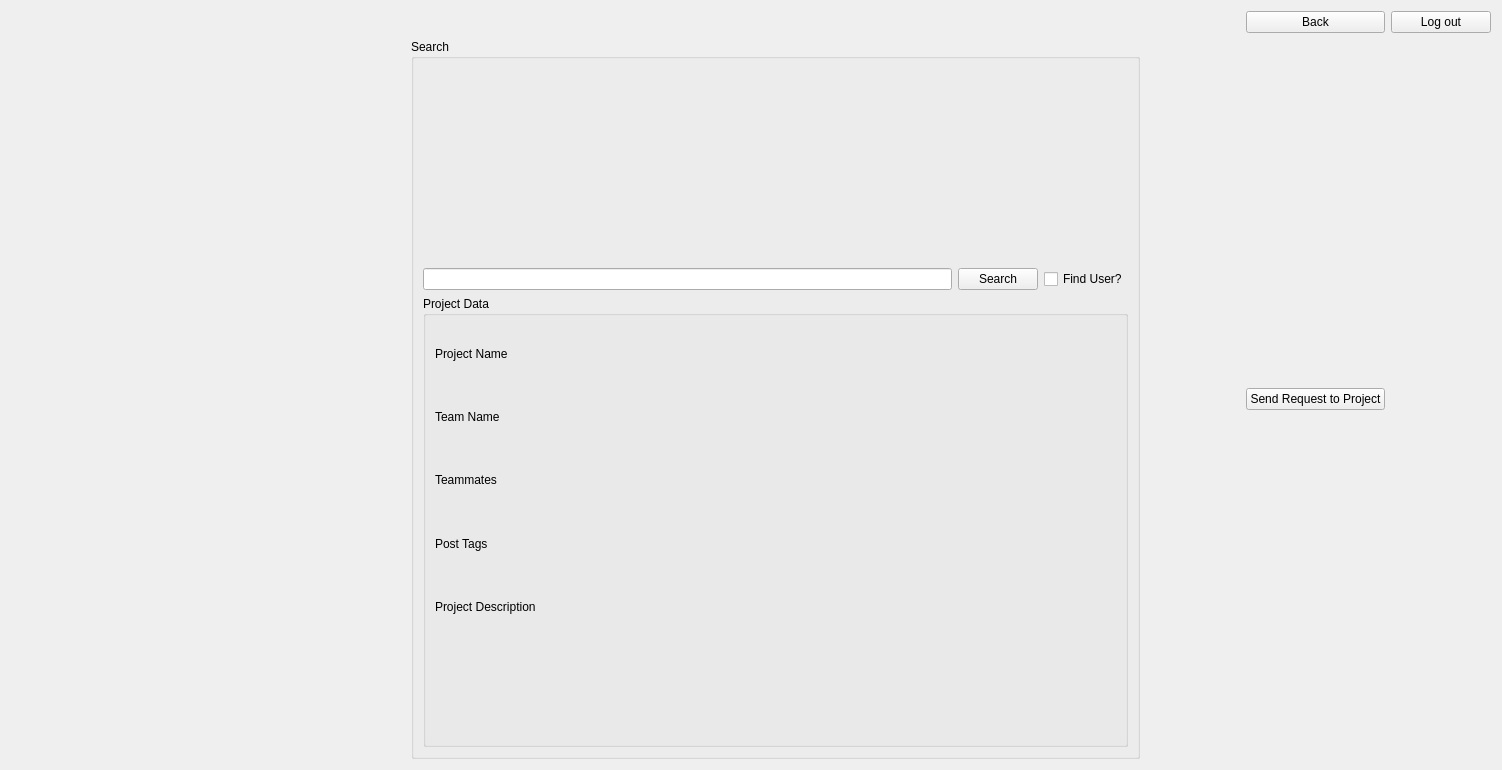
<?xml version="1.0" encoding="UTF-8"?>
<ui version="4.0">
 <class>ProjectPage</class>
 <widget class="QWidget" name="ProjectPage">
  <property name="geometry">
   <rect>
    <x>0</x>
    <y>0</y>
    <width>1502</width>
    <height>770</height>
   </rect>
  </property>
  <property name="windowTitle">
   <string>Form</string>
  </property>
  <layout class="QGridLayout" name="gridLayout_2">
   <item row="1" column="1" rowspan="3">
    <widget class="QGroupBox" name="groupBox">
     <property name="title">
      <string>Search</string>
     </property>
     <layout class="QGridLayout" name="gridLayout">
      <item row="0" column="0">
       <spacer name="verticalSpacer">
        <property name="orientation">
         <enum>Qt::Vertical</enum>
        </property>
        <property name="sizeType">
         <enum>QSizePolicy::Fixed</enum>
        </property>
        <property name="sizeHint" stdset="0">
         <size>
          <width>20</width>
          <height>200</height>
         </size>
        </property>
       </spacer>
      </item>
      <item row="2" column="0">
       <widget class="QLineEdit" name="le_search"/>
      </item>
      <item row="2" column="1">
       <widget class="QPushButton" name="pushSearchButton">
        <property name="text">
         <string>Search</string>
        </property>
       </widget>
      </item>
      <item row="5" column="0" colspan="3">
       <widget class="QGroupBox" name="groupBox_2">
        <property name="title">
         <string>Project Data</string>
        </property>
        <layout class="QVBoxLayout" name="verticalLayout">
         <item>
          <widget class="QLabel" name="l_project_name">
           <property name="text">
            <string>Project Name</string>
           </property>
          </widget>
         </item>
         <item>
          <widget class="QLabel" name="l_team_name">
           <property name="text">
            <string>Team Name</string>
           </property>
          </widget>
         </item>
         <item>
          <widget class="QLabel" name="l_teammates">
           <property name="text">
            <string>Teammates</string>
           </property>
          </widget>
         </item>
         <item>
          <widget class="QLabel" name="l_post_tags">
           <property name="text">
            <string>Post Tags</string>
           </property>
          </widget>
         </item>
         <item>
          <widget class="QLabel" name="l_project_description">
           <property name="text">
            <string>Project Description</string>
           </property>
          </widget>
         </item>
         <item>
          <spacer name="verticalSpacer_2">
           <property name="orientation">
            <enum>Qt::Vertical</enum>
           </property>
           <property name="sizeType">
            <enum>QSizePolicy::Fixed</enum>
           </property>
           <property name="sizeHint" stdset="0">
            <size>
             <width>20</width>
             <height>100</height>
            </size>
           </property>
          </spacer>
         </item>
        </layout>
       </widget>
      </item>
      <item row="2" column="2">
       <widget class="QCheckBox" name="checkIsUserBox">
        <property name="text">
         <string>Find User?</string>
        </property>
       </widget>
      </item>
     </layout>
    </widget>
   </item>
   <item row="2" column="2">
    <spacer name="horizontalSpacer_3">
     <property name="orientation">
      <enum>Qt::Horizontal</enum>
     </property>
     <property name="sizeType">
      <enum>QSizePolicy::Fixed</enum>
     </property>
     <property name="sizeHint" stdset="0">
      <size>
       <width>100</width>
       <height>20</height>
      </size>
     </property>
    </spacer>
   </item>
   <item row="2" column="4">
    <spacer name="horizontalSpacer_2">
     <property name="orientation">
      <enum>Qt::Horizontal</enum>
     </property>
     <property name="sizeType">
      <enum>QSizePolicy::Fixed</enum>
     </property>
     <property name="sizeHint" stdset="0">
      <size>
       <width>100</width>
       <height>20</height>
      </size>
     </property>
    </spacer>
   </item>
   <item row="3" column="0">
    <spacer name="horizontalSpacer">
     <property name="orientation">
      <enum>Qt::Horizontal</enum>
     </property>
     <property name="sizeType">
      <enum>QSizePolicy::Fixed</enum>
     </property>
     <property name="sizeHint" stdset="0">
      <size>
       <width>400</width>
       <height>20</height>
      </size>
     </property>
    </spacer>
   </item>
   <item row="0" column="4">
    <widget class="QPushButton" name="pushLogOutButton">
     <property name="text">
      <string>Log out</string>
     </property>
    </widget>
   </item>
   <item row="0" column="3">
    <widget class="QPushButton" name="pushBackButton">
     <property name="text">
      <string>Back</string>
     </property>
    </widget>
   </item>
   <item row="2" column="3">
    <widget class="QPushButton" name="pushRequestToProjectButton">
     <property name="text">
      <string>Send Request to Project</string>
     </property>
    </widget>
   </item>
  </layout>
 </widget>
 <resources/>
 <connections/>
</ui>
